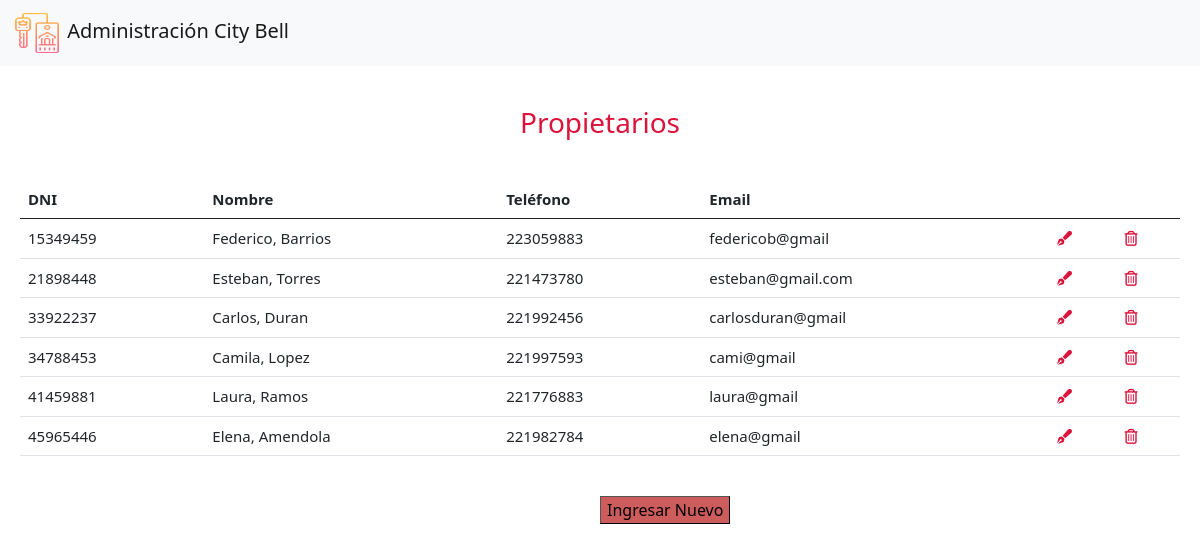
Screenshot of /tabla_propietarios.php with the database file from the repository.
### tables this page shows
CREATE TABLE `propietario` (
  `dni` int(20) NOT NULL,
  `nombre` varchar(40) NOT NULL,
  `telefono` int(40) NOT NULL,
  `email` varchar(100) NOT NULL
);

### tabla_propietarios.php (the view, shortened to what this page needs)
<?php
require 'conexion.php';
include 'nav.php';
?>
<!DOCTYPE html>
<html lang="es">
<head>
    <link rel="stylesheet" href="estilos.css">
    <link href="https://cdn.jsdelivr.net/npm/bootstrap@5.0.2/dist/css/bootstrap.min.css" rel="stylesheet">
</head>
<body>
 <h3  id="title">Propietarios</h3>
 <div class= "table-container">
 <table class="table">
  <thead>
    <tr>
      <th scope="col">DNI</th>
      <th scope="col">Nombre</th>
      <th scope="col">Teléfono</th>
      <th scope="col">Email</th>
      <th></th>
      <th></th>
    </tr>
  </thead>
  <tbody>
<?php
$sql= "SELECT * from propietario";
$result=mysqli_query($conexion,$sql);
		while($mostrar=mysqli_fetch_array($result)){
		 ?>
		<tr>
      <td><?php echo $mostrar['dni'] ?></td>
			<td><?php echo $mostrar['nombre'] ?></td>
			<td><?php echo $mostrar['telefono'] ?>
			<td><?php echo $mostrar['email'] ?>
      <td><a href="editar_propietario.php?dni=<?php echo $mostrar['dni']?>"><i class="fas fa-pen-fancy"></a></td>
      <td><a href="eliminar_propietario.php?dni=<?php echo $mostrar['dni']?>"><i class="far fa-trash-alt"></i> </a></td>
		</tr>
	<?php
	}
	 ?>
  </tbody>
</table>
</div>
<div class="bot">
<button type="" class="bt" onclick = "location='form_propietario.php'">Ingresar Nuevo</button>
</div>
</body>

### estilos.css (style rules this page uses)
#title { text-align: center; margin-top: 40px; margin-bottom: 40px; font-weight: lighter; color: crimson; }
.table-container { margin: 20px ; }
.table { font-size: 15px; }
.bt { font-size: 12pt ; background-color: indianred !important; border-width: 1px; margin-left: 600px; margin-top: 20px; }
i { color: crimson; }

### rows the page displays
propietario: dni "15349459", nombre "Federico, Barrios", telefono "223059883", email "federicob@gmail"
propietario: dni "21898448", nombre "Esteban, Torres", telefono "221473780", email "esteban@gmail.com"
propietario: dni "33922237", nombre "Carlos, Duran", telefono "221992456", email "carlosduran@gmail"
propietario: dni "34788453", nombre "Camila, Lopez", telefono "221997593", email "cami@gmail"
propietario: dni "41459881", nombre "Laura, Ramos", telefono "221776883", email "laura@gmail"
propietario: dni "45965446", nombre "Elena, Amendola", telefono "221982784", email "elena@gmail"
